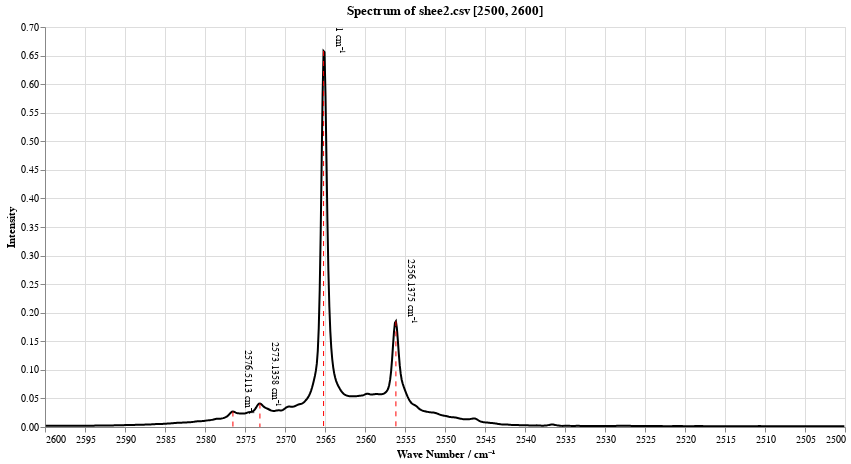

The notebook cell this image was saved under:
### Code cell
chart, peaks = spectrum_1.plot_spectrum_peak_picking(threshold=0.02,distance=20,width=5,vertical_shift=-30)
chart

### Figure 1 — Vega-Lite specification as saved in the notebook (floating-point values rounded to 4 significant figures; data arrays with more than 128 entries replaced by an {"elided": "..."} marker saying what was removed)
{"config": {"view": {"continuousWidth": 300, "continuousHeight": 300}}, "layer": [{"data": {"name": "data-4253e2043e0e2f1d6dc36b5a9221eef7"}, "mark": {"type": "line"}, "encoding": {"color": {"value": "black"}, "x": {"axis": {"format": "0.0f"}, "field": "x", "sort": "descending", "title": "Wave Number / cm⁻¹", "type": "quantitative"}, "y": {"field": "y", "title": "Intensity", "type": "quantitative"}}, "name": "view_4", "title": "Spectrum of shee2.csv [2500, 2600]"}, {"data": {"name": "data-3142a45f70923ddfe1d5b61a2abd0e9c"}, "mark": {"type": "rule", "color": "red", "strokeDash": [5, 5]}, "encoding": {"x": {"field": "x", "type": "quantitative"}, "y": {"field": "y", "type": "quantitative"}}}, {"data": {"name": "data-3142a45f70923ddfe1d5b61a2abd0e9c"}, "mark": {"type": "text", "align": "center", "angle": 90, "baseline": "bottom", "color": "black", "dx": -30, "dy": -10, "fontSize": 10}, "encoding": {"text": {"field": "text", "type": "nominal"}, "x": {"field": "x", "type": "quantitative"}, "y": {"field": "y", "type": "quantitative"}}, "transform": [{"calculate": "datum.x +  ' cm⁻¹'", "as": "text"}]}], "height": 400, "params": [{"name": "param_12", "select": {"type": "interval"}, "bind": "scales", "views": ["view_4"]}], "width": 800, "$schema": "https://vega.github.io/schema/vega-lite/v5.20.1.json", "datasets": {"data-4253e2043e0e2f1d6dc36b5a9221eef7": {"elided": "829 records"}, "data-3142a45f70923ddfe1d5b61a2abd0e9c": [{"x": 2577.0, "y": 0.02707}, {"x": 2573.0, "y": 0.04107}, {"x": 2565.0, "y": 0.658}, {"x": 2556.0, "y": 0.1849}]}}
